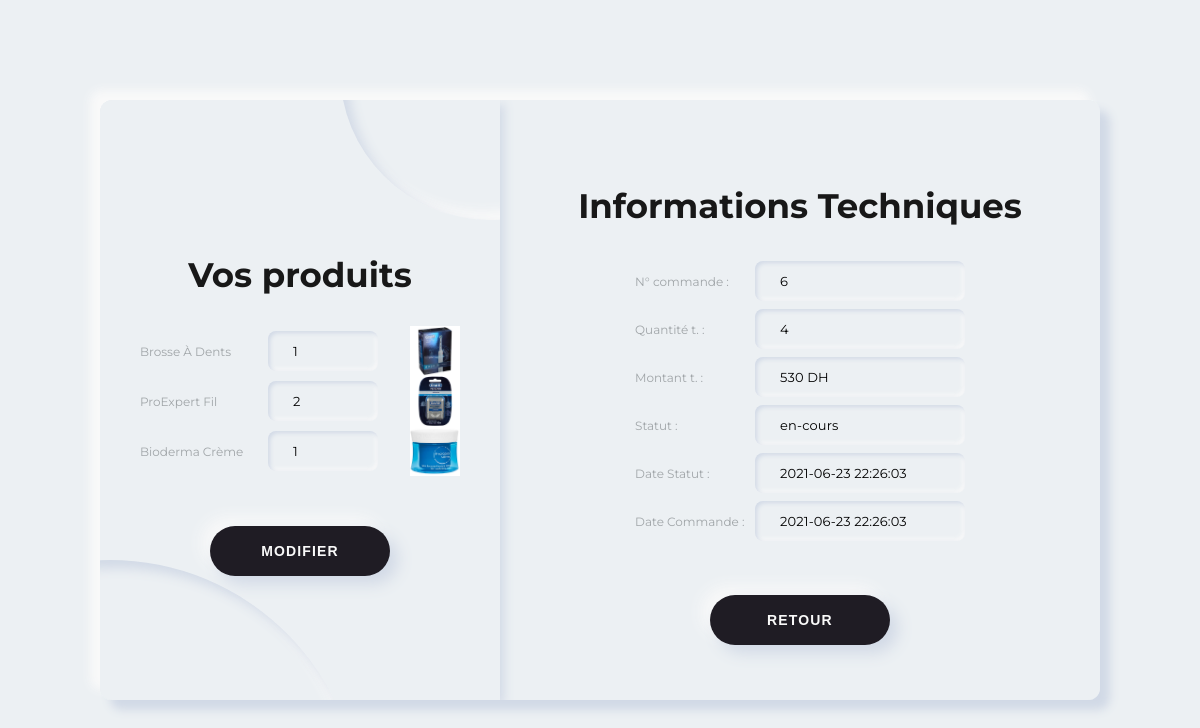
/Personne/consulterCommande.php?id-commande=6, run on the app's committed database.
### tables this page shows
CREATE TABLE `commandes` (
  `ID_COMMANDE` int(11) NOT NULL,
  `ID_UTILISATEUR` int(11) NOT NULL,
  `QUANTITE_TOTALE` int(11) DEFAULT NULL,
  `MONTANT_TOTAL` float DEFAULT NULL,
  `STATUT` varchar(30) DEFAULT NULL,
  `DATE_STATUT` timestamp NULL DEFAULT current_timestamp(),
  `DATE_COMMMANDE` timestamp NOT NULL DEFAULT current_timestamp()
);

CREATE TABLE `concerner` (
  `ID_COMMANDE` int(11) NOT NULL,
  `ID_PRODUIT` int(11) NOT NULL,
  `QUANTITE_PRODUIT` int(11) DEFAULT NULL
);

CREATE TABLE `produits` (
  `ID_PRODUIT` int(11) NOT NULL,
  `CODE_BARRES` bigint(11) NOT NULL,
  `ID_SSCATEGORIE` int(11) NOT NULL,
  `ID_MARQUE` int(11) NOT NULL,
  `NOM` varchar(40) DEFAULT NULL,
  `IMAGE` varchar(80) DEFAULT NULL,
  `PRIX` double DEFAULT NULL,
  `PRIX_PROMO` float DEFAULT NULL,
  `DESCRIPTION` varchar(500) DEFAULT NULL,
  `INDICATIONS` varchar(1000) DEFAULT NULL,
  `CONTRE_INDICATIONS` varchar(500) DEFAULT NULL,
  `EFFETS_SECONDAIRES` varchar(800) DEFAULT NULL,
  `INFORMATIONS_SUPPLEMENTAIRES` varchar(500) DEFAULT NULL,
  `QUANTITE` int(11) DEFAULT NULL
);

### Personne/consulterCommande.php (the view, shortened to what this page needs)
<!DOCTYPE html>
<html lang="es" dir="ltr">
<head>
  <link rel="stylesheet" href="../css/consulterC.css">
</head>
<body>
  <?php
            require_once "cbd.php";
            if(isset($_GET['id-commande'])){
            $id_commande = $_GET['id-commande'];
            }
            $SelectCommande = "SELECT * FROM commandes WHERE ID_COMMANDE = '$id_commande'";
            $commandeInfos= mysqli_query($conn,$SelectCommande);
            $commande = mysqli_fetch_array($commandeInfos);
            ?>
  <div class="main">
    <div class="container a-container" id="a-container">
      <form class="form" id="a-form">
        <h2 class="form_title title">Informations Techniques </h2>
        <div class="order__infos"><span>N° commande :</span><input class="form__input" type="text"
            value="<?php echo $commande['ID_COMMANDE'] ?>" placeholder="N° commande :" readonly></div>
        <div class="order__infos"><span>Quantité t. :</span><input class="form__input" type="text"
            value="<?php echo $commande['QUANTITE_TOTALE'] ?>" placeholder="Quantité :" readonly></div>
        <div class="order__infos"><span>Montant t. :</span><input class="form__input" type="text"
            value="<?php echo $commande['MONTANT_TOTAL'] ?> DH" placeholder="Montant :" readonly></div>
        <div class="order__infos"><span>Statut :</span><input class="form__input" type="text"
            value="<?php echo $commande['STATUT'] ?>" placeholder="Statut :" readonly></div>
        <div class="order__infos"><span>Date Statut :</span><input class="form__input" type="text"
            value="<?php echo $commande['DATE_STATUT'] ?>" placeholder="Date Statut :" readonly></div>
        <div class="order__infos"><span>Date Commande :</span><input class="form__input" type="text"
            value="<?php echo $commande['DATE_COMMMANDE'] ?>" placeholder="Statut :" readonly></div>
        <button class="switch__button button submit" type="button"
          onclick="location.href='clientPatient.php'">RETOUR</button>
      </form>
    </div>
    <div class="switch" id="switch-cnt">
      <div class="switch__circle"></div>
      <div class="switch__circle switch__circle--t"></div>
      <div class="switch__container" id="switch-c1">
        <h2 class="switch__title title">Vos produits</h2>
        <?php
            $SelectPrduit = "SELECT * FROM concerner WHERE ID_COMMANDE = '$id_commande'";
            $produitsInfos= mysqli_query($conn,$SelectPrduit);
            while($produits= mysqli_fetch_array($produitsInfos)){
            $id_produit = $produits['ID_PRODUIT'];
            $SelectPoduct = "SELECT * FROM produits WHERE ID_PRODUIT = '$id_produit'";
            $ProductInfos= mysqli_query($conn,$SelectPoduct);
            $product= mysqli_fetch_array($ProductInfos);
          ?>
        <div class="product__infos"><span><?php echo $product['NOM']; ?></span>
          <div class="justify"><input class="form__input mini__input" type="text"
              value="<?php echo $produits['QUANTITE_PRODUIT'] ?>" placeholder="Quantité :" readonly>
            <img class="product myImg" src="../<?php echo $product['IMAGE']; ?>" alt="Produit">
          </div>
        </div>
        <?php
      }
      ?>
        <button class="switch__button button switch-btn" type="button"
          onclick="location.href='modifierCommande.php'">MODIFIER</button>
      </div>
    </div>
  </div>
</body>
</html>

### css/consulterC.css (style rules this page uses)
*, *::after, *::before { margin: 0; padding: 0; box-sizing: border-box; user-select: none; }
body { width: 100%; height: 100vh; display: flex; justify-content: center; align-items: center; font-family: "Montserrat", sans-serif; font-size: 12px; background-color: #ecf0f3; color: #a0a5a8; }
.main { position: relative; width: 1000px; min-width: 1000px; min-height: 600px; height: 600px; padding: 25px; background-color: #ecf0f3; box-shadow: 10px 10px 10px #d1d9e6, -10px -10px 10px #f9f9f9; border-radius: 12px; overflow: hidden; }
.container { display: flex; justify-content: center; align-items: center; position: absolute; top: 0; width: 600px; height: 100%; padding: 25px; background-color: #ecf0f3; transition: 1.25s; }
.form { display: flex; justify-content: center; align-items: center; flex-direction: column; width: 100%; height: 100%; }
.form__input { width: 210px; height: 40px; margin: 4px 0; padding-left: 25px; font-size: 13px; letter-spacing: 0.15px; border: none; outline: none; font-family: "Montserrat", sans-serif; background-color: #ecf0f3; transition: 0.25s ease; border-radius: 8px; box-shadow: inset 2px 2px 4px #d1d9e6, inset -2px -2px 4px #f9f9f9; }
.title { font-size: 34px; font-weight: 700; line-height: 3; color: #181818; }
.button { width: 180px; height: 50px; border-radius: 25px; margin-top: 50px; font-weight: 700; font-size: 14px; letter-spacing: 1.15px; background-color: #1f1c24; color: #f9f9f9; box-shadow: 8px 8px 16px #d1d9e6, -8px -8px 16px #f9f9f9; border: none; outline: none; cursor: pointer; }
.a-container { z-index: 100; left: calc(100% - 600px); }
.switch { display: flex; justify-content: center; align-items: center; position: absolute; top: 0; left: 0; height: 100%; width: 400px; padding: 50px; z-index: 200; transition: 1.25s; background-color: #ecf0f3; overflow: hidden; box-shadow: 4px 4px 10px #d1d9e6, -4px -4px 10px #f9f9f9; }
.switch__circle { position: absolute; width: 500px; height: 500px; border-radius: 50%; background-color: #ecf0f3; box-shadow: inset 8px 8px 12px #d1d9e6, inset -8px -8px 12px #f9f9f9; bottom: -60%; left: -60%; transition: 1.25s; }
.switch__circle--t { top: -30%; left: 60%; width: 300px; height: 300px; }
.switch__container { display: flex; justify-content: center; align-items: center; flex-direction: column; position: absolute; width: 400px; transition: 1.25s; }
.order__infos { width: 60%; display: flex; align-items: center; justify-content: space-between; }
.product { width: 50px; height: 50px; cursor: pointer; }
.product__infos { width: 80%; display: flex; align-items: center; justify-content: space-between; }
.mini__input { width: 110px; }
.justify { display: flex; align-items: center; width: 60%; justify-content: space-between; }

### data on the page
commandes: ID_COMMANDE "6", QUANTITE_TOTALE "4", MONTANT_TOTAL "530 DH", STATUT "en-cours", DATE_STATUT "2021-06-23 22:26:03", DATE_COMMMANDE "2021-06-23 22:26:03"
concerner: ID_PRODUIT.NOM "Brosse À Dents", QUANTITE_PRODUIT "1", ID_PRODUIT.IMAGE (picture)
concerner: ID_PRODUIT.NOM "ProExpert Fil", QUANTITE_PRODUIT "2", ID_PRODUIT.IMAGE (picture)
concerner: ID_PRODUIT.NOM "Bioderma Crème", QUANTITE_PRODUIT "1", ID_PRODUIT.IMAGE (picture)
